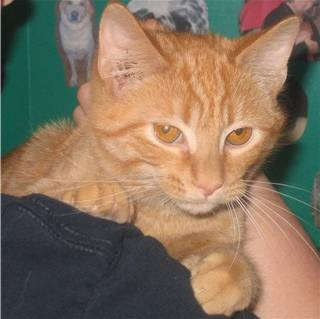
#> input picture train/train/cat.10224.jpg, 320 x 319 px; its folder holds only this picture in this run
$ python data_process.py
#> lines starting #> are read from the running program, lines starting #| are printed output that depends on the picture; after the words box and inside, x2 and y2 are one past the last pixel; in counts of white or black regions, pixels touching at a corner belong together
### dodge.py
import numpy as np
import cv2
import random
# Apply Dodge function to a given image using the given mask
def dodgeV2(image, mask):
    return cv2.divide(image, 255-mask, scale=256)

# Crop a random rectangle on an image and apply dodge function on that region
# to mimic tampering over that region
def img_dodge(img,side='center'):
    if side=='left_top':
        x1=random.randint(0,50)
        x2=random.randint(100,140)
        y1=random.randint(0,50)
        y2=random.randint(100,140)
    elif side=='right_bottom':
        x1=random.randint(150,190)
        x2=random.randint(200,250)
        y1=random.randint(150,190)
        y2=random.randint(200,250)
    elif side=='right_top':
        x1=random.randint(0,50)
        x2=random.randint(100,150)
        y1=random.randint(150,170)
        y2=random.randint(200,250)
    elif side=='left_bottom':
        x1=random.randint(150,190)
        x2=random.randint(200,250)
        y1=random.randint(0,50)
        y2=random.randint(100,140)
    else:
        x1=random.randint(100,110)
        x2=random.randint(120,140)
        y1=random.randint(100,110)
        y2=random.randint(120,140)
    img=cv2.resize(img,(256,256))

    img_crop=img[x1:x2,y1:y2]
    img_blur = cv2.GaussianBlur(img_crop, ksize=(7, 7),sigmaX=0, sigmaY=0)
    img_blend=dodgeV2(img_crop,img_blur)
    img[x1:x2,y1:y2]=img_blend

    img_new=np.zeros((img.shape[0],img.shape[1]),np.uint8)
    rect=np.ones((x2-x1,y2-y1))
    rect[:]=255
    img_new[x1:x2,y1:y2]=rect

    return img,img_new

### data_process.py
from PIL import Image
import os
import h5py
from tqdm import tqdm
from PIL import Image
import glob
import numpy as np
import random
import cv2
from dodge import img_dodge

img_path_train='train/train/cat*'
img_path_val='train/val/cat*'
all_files_train=glob.glob(img_path_train)
all_files_val=glob.glob(img_path_val)
count=0
# Iterate through images and tamper random portions of images
# and create the corresponding label as well for training.

with h5py.File(os.path.join('CAT_IMAGES.h5py'),'a') as h:
    images=h.create_dataset('images',(2*len(all_files_train),3,256,256),dtype='uint8')
    values=h.create_dataset('values',(2*len(all_files_train),2),dtype='uint8')
    for file_name in tqdm(all_files_train):
        #   print('Enter for..')
        if count<=200:
            side='left_top'
        elif count>200 and count<=400:
            side='right_bottom'
        elif count>400 and count<=600:
            side='right_top'
        elif count>600 and count<=800:
            side='left_bottom'
        else:
            side='center'
        img=Image.open(file_name)
#> img is the input picture: PIL image 320x319 RGB; mean R, G, B 135, 114.9, 94.8
        img=img.resize((256,256))
#> img: PIL image 256x256 RGB
        img=np.array(img)[:,:,::-1]
#> img: shape (256, 256, 3)
        img=img.transpose(2,0,1)
        assert img.shape==(3,256,256)
        assert np.max(img)<=255
        images[count]=img
        values[count]=[1,0]
        count+=1
        img=img.transpose(1,2,0)
        img_tamp,mask=img_dodge(img,side)
#> in img_dodge, `img_crop=img[x1:x2,y1:y2]`:
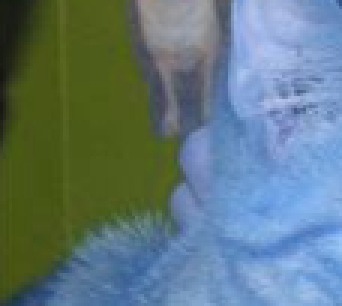
#> img_crop: shape (102, 114, 3) (shown 3 times larger); mean of channels 0, 1, 2 97.5, 120.9, 125.1; drawn as R, G, B
#> in dodgeV2, `return cv2.divide(image, 255-mask, scale=256)`:
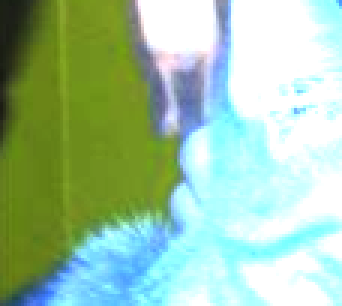
#> returned value: shape (102, 114, 3) (shown 3 times larger); mean of channels 0, 1, 2 160.5, 197, 166.4; drawn as R, G, B
#> in img_dodge, `img[x1:x2,y1:y2]=img_blend`:
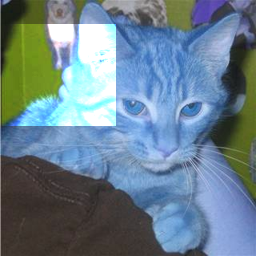
#> img: shape (256, 256, 3); mean of channels 0, 1, 2 106, 128.3, 142.3; drawn as R, G, B
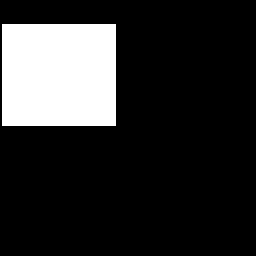
#> mask: shape (256, 256); 17.7% white; 1 white region, box (x1, y1, x2, y2) and area: (2, 24, 116, 126) 11628
        img_tamp=img_tamp.transpose(2,0,1)
        img=img.transpose(2,0,1)
        assert img.shape==(3,256,256)
        images[count]=img_tamp
        values[count]=[0,1]
        count+=1

count=0
# Iterate through images and tamper random portions of images
# and create the corresponding label as well for validation.
with h5py.File(os.path.join('CAT_IMAGES_VAL.h5py'),'a') as h:
    images=h.create_dataset('images',(2*len(all_files_val),3,256,256),dtype='uint8')
    values=h.create_dataset('values',(2*len(all_files_val),2),dtype='uint8')
    for file_name in tqdm(all_files_val):
        #   print('Enter for..')
        if count<=200:
            side='left_top'
        elif count>200 and count<=400:
            side='right_bottom'
        elif count>400 and count<=600:
            side='right_top'
        elif count>600 and count<=800:
            side='left_bottom'
        else:
            side='center'
        img=Image.open(file_name)
        img=img.resize((256,256))
        img=np.array(img)[:,:,::-1]
        img=img.transpose(2,0,1)
        assert img.shape==(3,256,256)
        assert np.max(img)<=255
        images[count]=img
        values[count]=[1,0]
        count+=1
        img=img.transpose(1,2,0)
        img_tamp,mask=img_dodge(img,side)
        img_tamp=img_tamp.transpose(2,0,1)
        img=img.transpose(2,0,1)
        assert img.shape==(3,256,256)
        images[count]=img_tamp
        values[count]=[0,1]
        count+=1

$ run again, on train/train/cat.10770.jpg
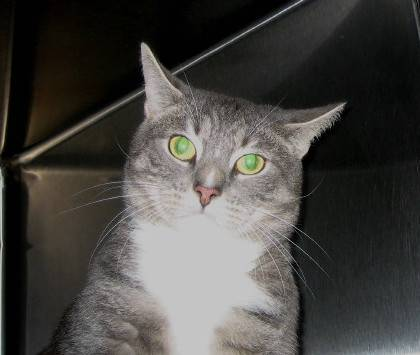
#> input picture train/train/cat.10770.jpg, 420 x 355 px
#> img is the input picture: PIL image 420x355 RGB; mean R, G, B 71.2, 69.4, 66.2
#> in dodgeV2, `return cv2.divide(image, 255-mask, scale=256)`:
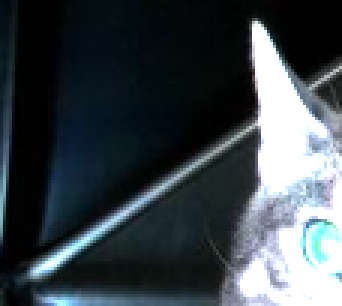
#> returned value: shape (102, 114, 3) (shown 3 times larger); mean of channels 0, 1, 2 60.5, 69.4, 74.6; drawn as R, G, B
#> in img_dodge, `img[x1:x2,y1:y2]=img_blend`:
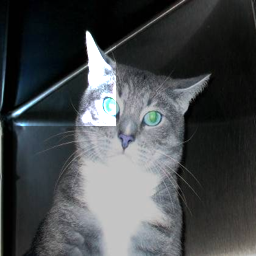
#> img: shape (256, 256, 3); mean of channels 0, 1, 2 70.1, 73.6, 75.6; drawn as R, G, B
#> mask: shape (256, 256); 17.7% white; 1 white region, box (x1, y1, x2, y2) and area: (2, 24, 116, 126) 11628

$ run again, on train/train/cat.10819.jpg
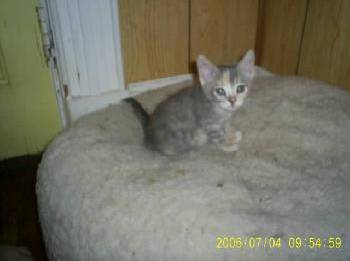
#> input picture train/train/cat.10819.jpg, 350 x 261 px
#> img is the input picture: PIL image 350x261 RGB; mean R, G, B 116.4, 115, 100.4
#> in dodgeV2, `return cv2.divide(image, 255-mask, scale=256)`:
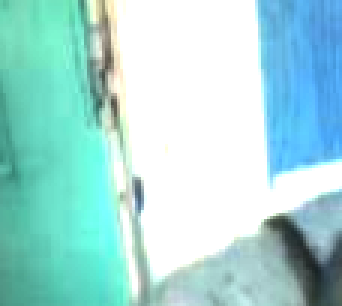
#> returned value: shape (102, 114, 3) (shown 3 times larger); mean of channels 0, 1, 2 166.4, 218.6, 217.2; drawn as R, G, B
#> in img_dodge, `img[x1:x2,y1:y2]=img_blend`:
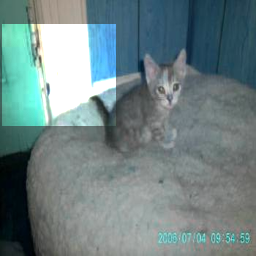
#> img: shape (256, 256, 3); mean of channels 0, 1, 2 110.7, 131.1, 132.9; drawn as R, G, B
#> mask: shape (256, 256); 17.7% white; 1 white region, box (x1, y1, x2, y2) and area: (2, 24, 116, 126) 11628

$ run again, on train/train/cat.10247.jpg
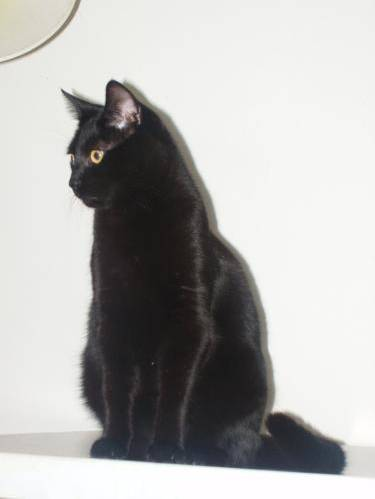
#> input picture train/train/cat.10247.jpg, 375 x 499 px
#> img is the input picture: PIL image 375x499 RGB; mean R, G, B 178.9, 178.2, 176.8
#> in img_dodge, `img[x1:x2,y1:y2]=img_blend`:
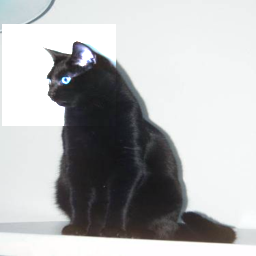
#> img: shape (256, 256, 3); mean of channels 0, 1, 2 180.9, 182, 182.8; drawn as R, G, B
#> mask: shape (256, 256); 17.7% white; 1 white region, box (x1, y1, x2, y2) and area: (2, 24, 116, 126) 11628
